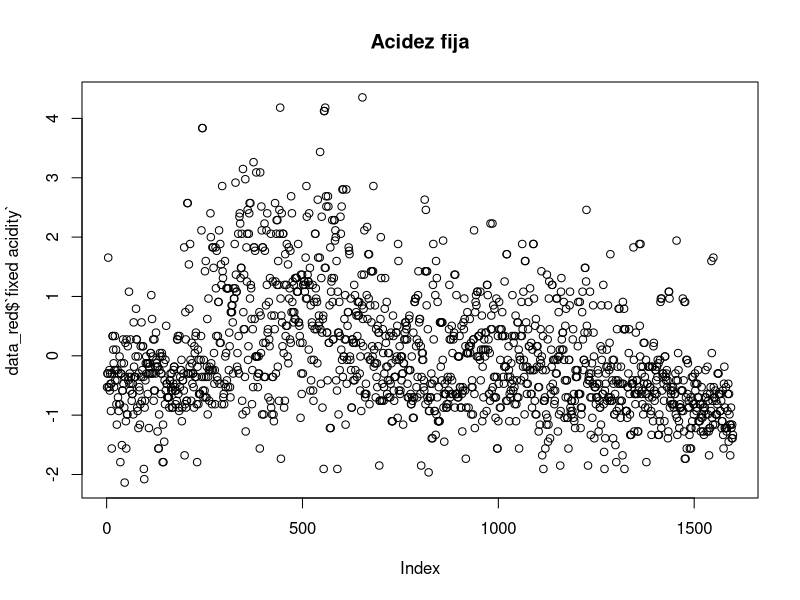
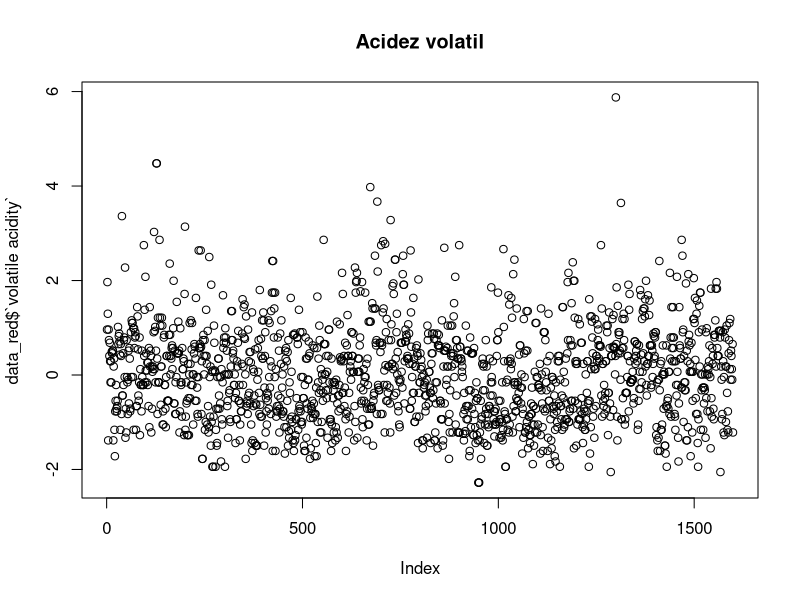
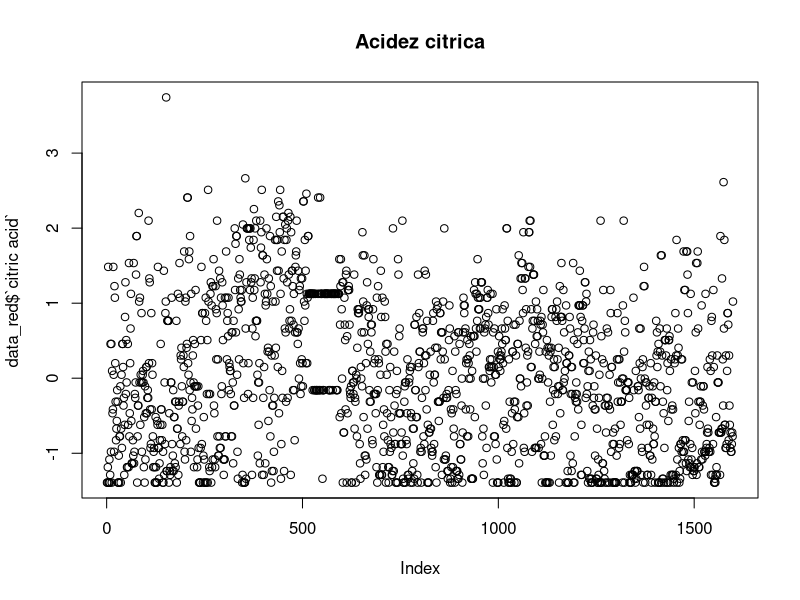
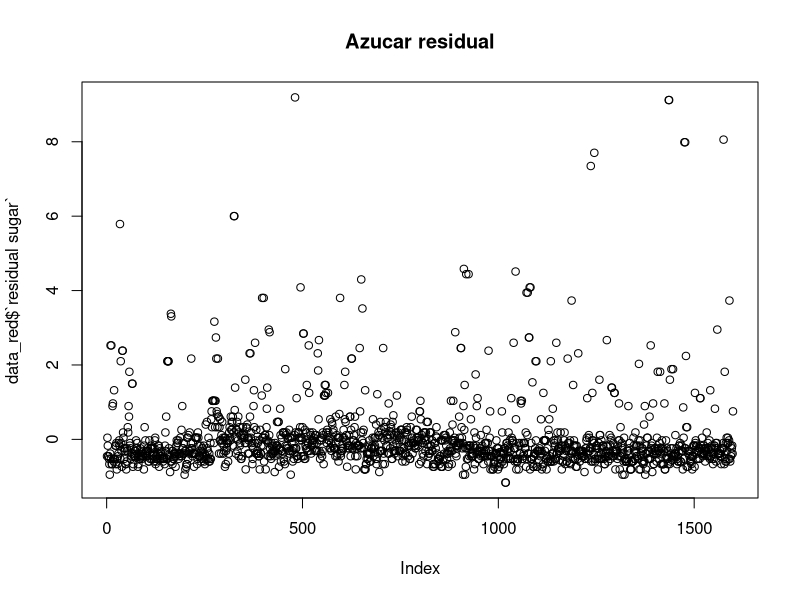
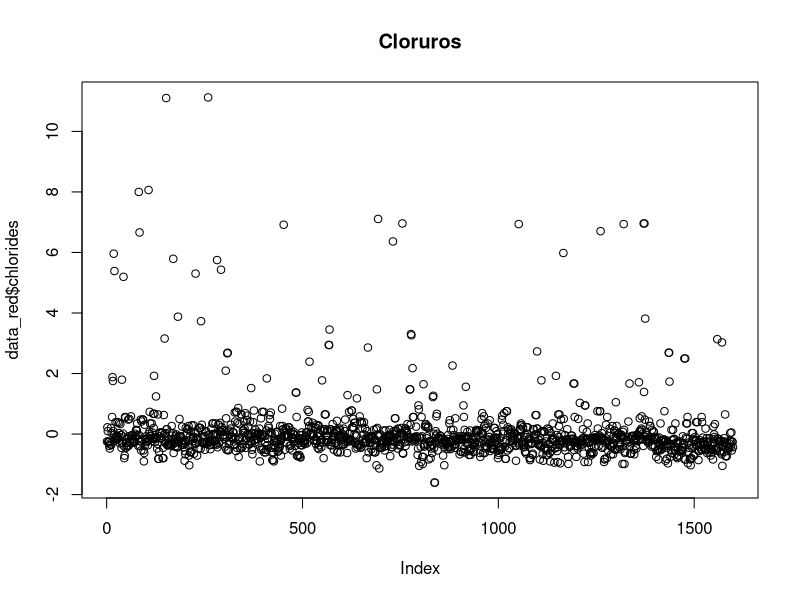
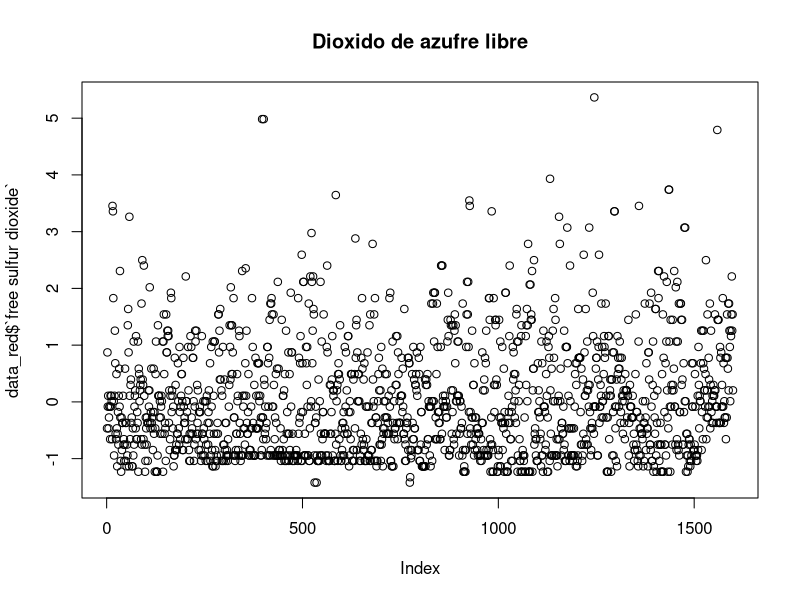
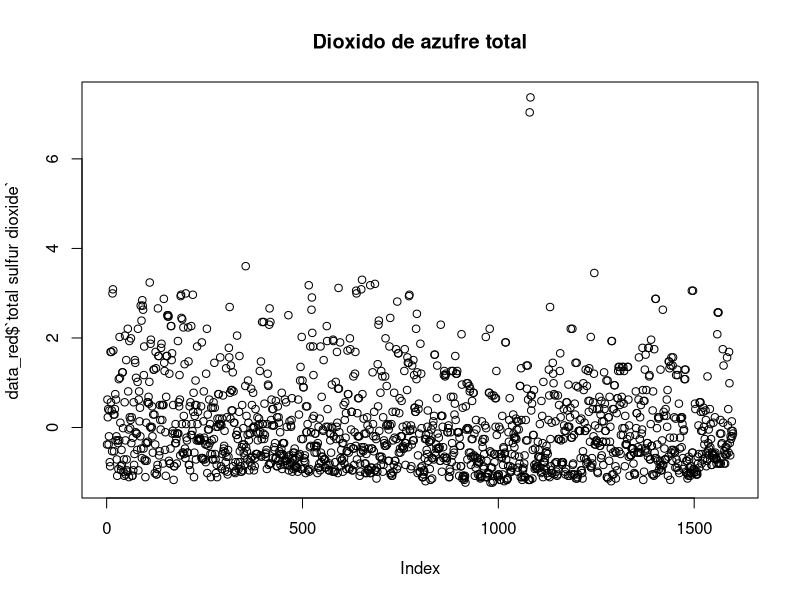
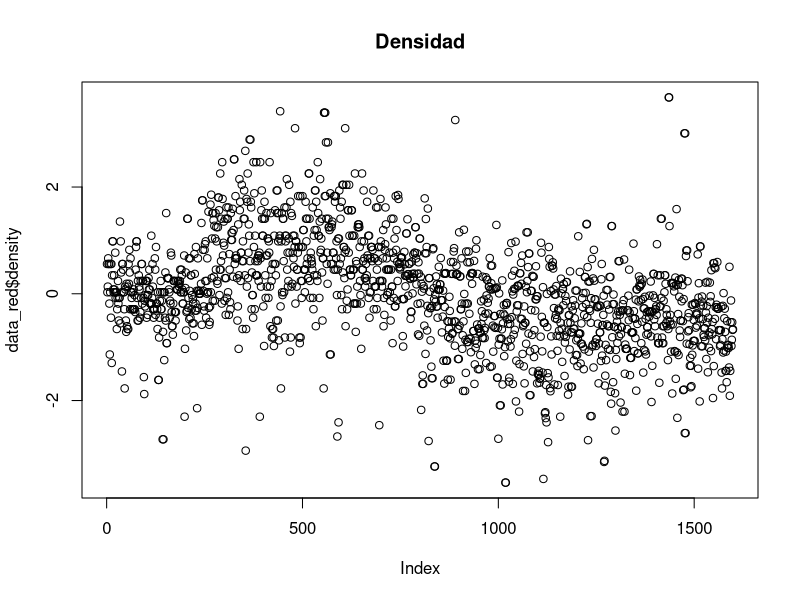

R code for these plots, in order: (Note: this script raises an error after producing the figures.)
# cargar paquete readr
library(readxl)
library(ggplot2)

# instalar ggplot2 
#install.packages("ggplot2", dependencies=TRUE)

winequality_red <- read_excel("winequality-red.xlsx")
View(winequality_red)  

winequality_white <- read_excel("winequality-white.xlsx")
View(winequality_white) 

# Creamos tres grupos de acuerdo a la calidad de vino tinto 
winequality_red['quality'][winequality_red['quality'] == 3 | winequality_red['quality'] == 4] <- 0
winequality_red['quality'][winequality_red['quality'] == 5 | winequality_red['quality'] == 6] <- 1
winequality_red['quality'][winequality_red['quality'] == 7 | winequality_red['quality'] == 8] <- 2

# Creamos tres grupos de acuerdo a la calidad de vino blanco 
winequality_white['quality'][winequality_white['quality'] == 3 | winequality_white['quality'] == 4] <- 0
winequality_white['quality'][winequality_white['quality'] == 5 | winequality_white['quality'] == 6] <- 1
winequality_white['quality'][winequality_white['quality'] == 7 | winequality_white['quality'] == 8] <- 2

#Selecionamos los datos de interes
data_red<-winequality_red[,0:11]
data_white<-winequality_white[,0:11]

#Normalizamos datos de interes para evitar datos muy atipicos
data_red <- as.data.frame (scale (data_red [0: 11]))
data_white <- as.data.frame (scale (data_white[0: 11]))

# Apartamos unos datos para entrenamiento 
train_red=data_red[0:1120,]
train_white=data_white[0:3429,]


# Apartamos los datos de testeo
test_red=data_red[1121:1599,]
test_white=data_white[3430:4898,]

# objetivos entrenamiento 
targets_train_red=winequality_red[0:1120,12]
targets_train_white=winequality_white[0:3429,12]

# objetivos testeo
targets_test_red=winequality_red[1121:1599,12]
targets_test_white=winequality_white[3430:4898,12]

#======================================================================
#     AHORA SI EMPEZAMOS
#======================================================================

# Exploracion de las variables del vino tinto 

plot(data_red$`fixed acidity`, main = "Acidez fija")
plot(data_red$`volatile acidity`, main="Acidez volatil")
plot(data_red$`citric acid`, main="Acidez citrica")
plot(data_red$`residual sugar`,main = "Azucar residual")
plot(data_red$chlorides, main = "Cloruros")
plot(data_red$`free sulfur dioxide`,main = "Dioxido de azufre libre" )
plot(data_red$`total sulfur dioxide`, main = "Dioxido de azufre total")
plot(data_red$density,main = "Densidad")
plot(data_red$pH, main = "PH")
plot(data_red$sulphates,main = "Sulfato")
plot(data_red$alcohol,main = "Alcohol")

# Exploramos las variables del vino blanco
plot(data_white$`fixed acidity`, main = "Acidez fija")
plot(data_white$`volatile acidity`, main="Acidez volatil")
plot(data_white$`citric acid`, main="Acidez citrica")
plot(data_white$`residual sugar`,main = "Azucar residual")
plot(data_white$chlorides, main = "Cloruros")
plot(data_white$`free sulfur dioxide`,main = "Dioxido de azufre libre" )
plot(data_white$`total sulfur dioxide`, main = "Dioxido de azufre total")
plot(data_white$density,main = "Densidad")
plot(data_white$pH, main = "PH")
plot(data_white$sulphates,main = "Sulfato")
plot(data_white$alcohol,main = "Alcohol")

#================================================================================
# Usamos el criterio del codo para ver el numeor de clusters optimo 
#================================================================================

#vino tinto 
wcss_red <- vector()
for(i in 1:20){
  wcss_red[i] <- sum(kmeans(data_red, i)$withinss)
}

ggplot() + geom_point(aes(x = 1:20, y = wcss_red), color = 'blue') + 
  geom_line(aes(x = 1:20, y = wcss_red), color = 'blue') + 
  ggtitle("Método del Codo vino tinto") + 
  xlab('Cantidad de Centroides k') + 
  ylab('WCSS')



#vino blanco
wcss_white <- vector()
for(i in 1:20){
  wcss_white[i] <- sum(kmeans(data_white, i)$withinss)
}

ggplot() + geom_point(aes(x = 1:20, y = wcss_white), color = 'blue') + 
  geom_line(aes(x = 1:20, y = wcss_white), color = 'blue') + 
  ggtitle("Método del Codo vino blanco") + 
  xlab('Cantidad de Centroides k') + 
  ylab('WCSS')

#Usamos el la funcion kmeans
kmeans_red <- kmeans(train_red, 3, iter.max = 1000, nstart = 20)
kmeans_white <- kmeans(train_white, 3, iter.max = 1000, nstart = 20)

labels_red=kmeans_red$cluster
labels_white=kmeans_white$cluster

# etiquetamos los datos de testeo
#pre_red=kmeans.predict(kmeans_red,test_red)
#pre_white=kmeans.predict(kmeans_white,test_white)

#Matrices de confusion
wqr=winequality_red$quality
wqr=wqr[-1121:-length(wqr)]
cfmatrix_red = confusionMatrix(as.factor(labels_red),as.factor(wqr))
cfmatrix_red

wqw=winequality_white$quality
wqw=wqw[-3430:-length(wqw)]
cfmatrix_white=confusionMatrix(as.factor(labels_white),as.factor(wqw))
cfmatrix_white
# hacemos el PCA vino rojo 
pca.red <- prcomp(train_red,scale=FALSE)
plot(pca.red)

# hacemos PCA para blanco
pca.white <- prcomp(train_white, scale=FALSE)
plot(pca.white)

# graficamos las dos primeras componetes de vino rojo 
# calidad 1 color negro 
# calidad 2 color rosado 
#calidad 3 color verde
plot(pca.red$x[,1],pca.red$x[,2],
     col=labels_red,cex.axis=.7,cex.lab=.7)

# Graficamos las nos primeras componetes ed vino blanco
# calidad 1 color negro 
# calidad 2 color rosado 
#calidad 3 color verde
plot(pca.white$x[,1],pca.white$x[,2],
     col=labels_white,cex.axis=.7,cex.lab=.7)
